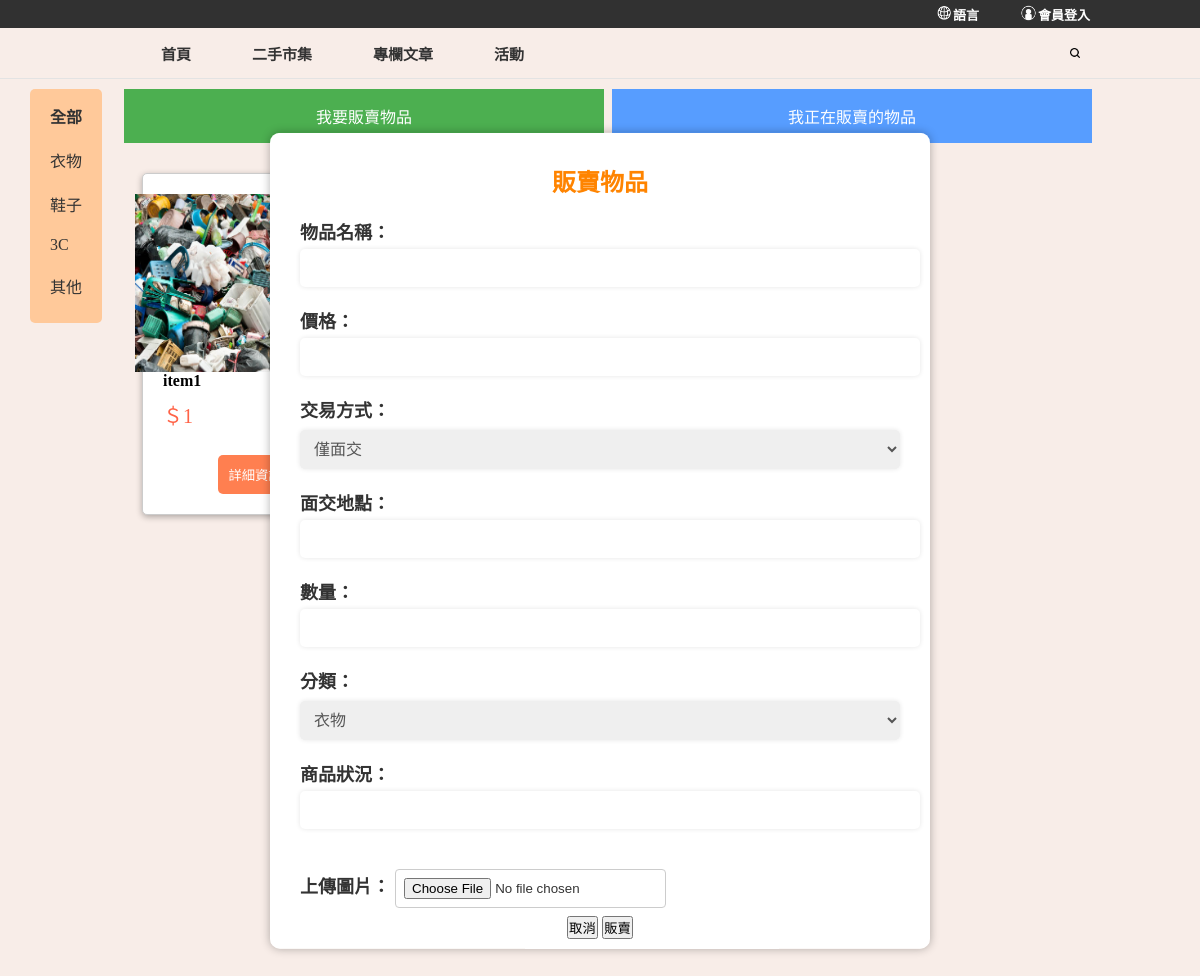
The page /posts/sell/ on the database as committed earlier.
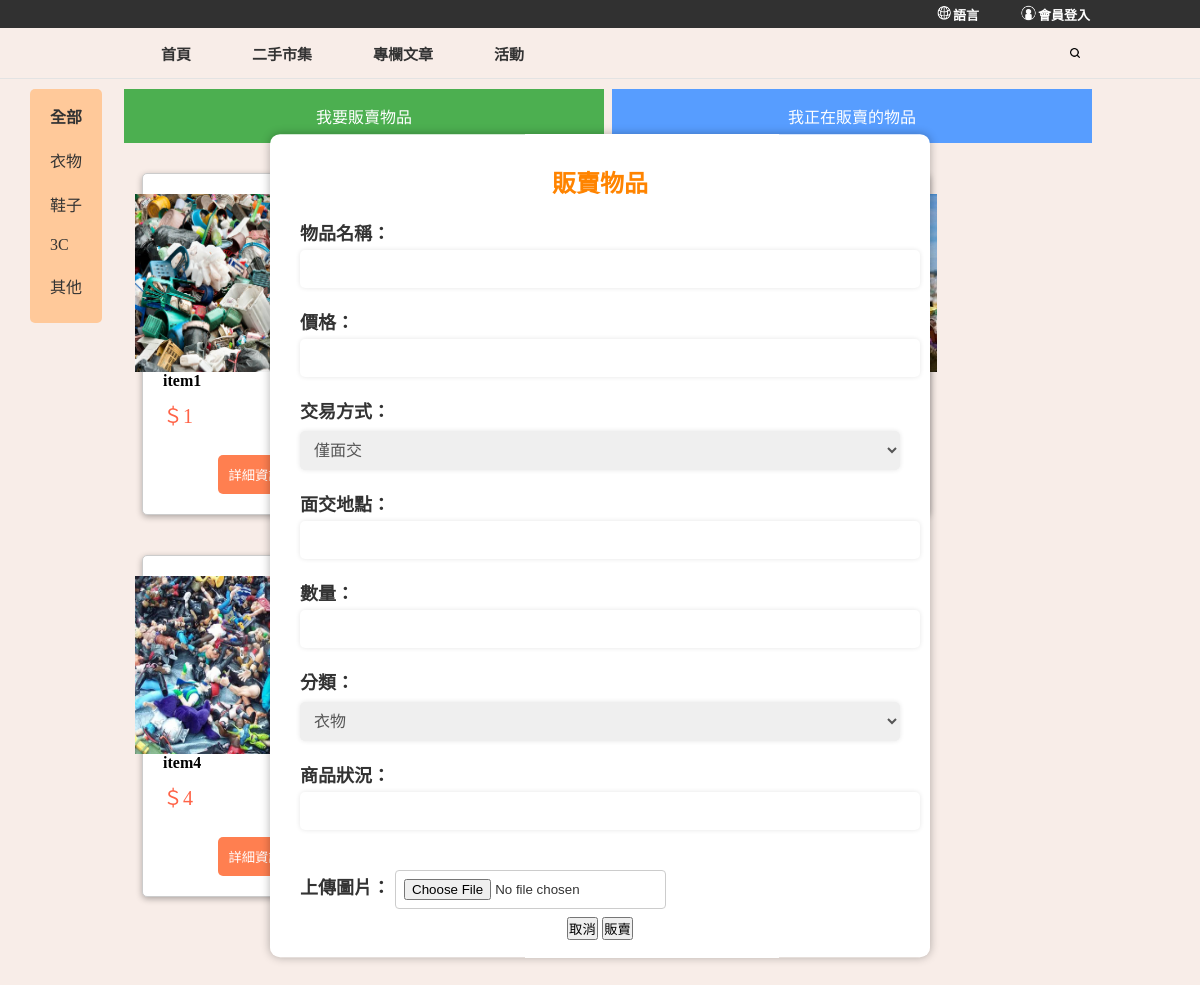
The same page on the database as committed later.
### posts/models.py (models this page shows)
class Item(models.Model):
    item_id = models.AutoField(auto_created=True, primary_key=True)
    username = models.CharField(max_length=100, default='visitor')
    name = models.CharField(max_length=100)
    price = models.IntegerField()
    transaction_type = models.CharField(max_length=20)
    transaction_location = models.CharField(max_length=100, blank=True)
    quantity = models.IntegerField()
    category = models.CharField(max_length=20)
    condition = models.CharField(max_length=200)
    image = models.ImageField(upload_to='images/')

### posts/views.py (the view, shortened to what this page needs)
# urls.py: path('sell/', views.add_item, name='add_item'),
def add_item(request, category=None):
    if category:
        items = Item.objects.filter(category=category)
    else:
        items = Item.objects.all()
    return render(request, 'sell_item.html', {'items': items})

### posts/templates/sell_item.html (shortened to what this page needs)
{% load static %}
<!DOCTYPE html>
<html lang="zh-TW">
<head>
  <link rel="stylesheet" href="{% static 'style.css' %}?v=3">
  <link rel="stylesheet" href="{% static 'navbar.css' %}?v=3">
</head>
<body>
	<div class="top-bar-container">
		<div class="top-bar-menu container">
			<a href="#">
				<img src="{% static './images/language.png' %}" alt="">
				<div>語言</div>
			</a>
			<a href="http://127.0.0.1:8000/">
				<img src="{% static './images/person.png' %}" alt="">
				<div>會員登入</div>
			</a>
		</div>
	</div>
	<div class="nav-bar-container">
		<div class="nav-bar-menu container">
			<div class="menu">
				<ul>
					<li class="menu-item"><a href="#">首頁</a></li>
					<li class="menu-item"><a href="#">二手市集</a></li>
					<li class="menu-item"><a href="#article">專欄文章</a></li>
					<li class="menu-item"><a href="#campaign">活動</a></li>
				</ul>
			</div>
			<div class="top-search">
				<a><img id="top-search-btn" src="{% static './images/search.png' %}" alt=""></a>
			</div>
		</div>
	</div>
    <button id="sell-button">我要販賣物品</button>
    <button id="my-item-button">我正在販賣的物品</button>
    <div id="sell-form">
        <h2>販賣物品</h2>
        <form method="post" action="{% url 'add_item' %}" enctype="multipart/form-data">
            <label>物品名稱：
                <input type="text" id="item-name" name="name" required>
            </label>
            <label>價格：
                <input type="number" id="item-price" name="price" required>
            </label>
            <label>交易方式：</label>
            <select id="item-transaction" name="transaction_type">
                <option value="僅面交">僅面交</option>
            </select>
            <label>面交地點：
                <input type="text" id="item-location" name="transaction_location">
            </label>
            <label>數量：
                <input type="number" id="item-quantity" name="quantity" required>
            </label>
            <label>分類：</label>
            <select id="item-category" name="category">
                <option value="衣物">衣物</option>
            </select>
            <label>商品狀況：
                <input type="text" id="item-condition" name="condition" required>
            </label>
            <label>上傳圖片：
                <input type="file" id="item-image" accept="image/*" name="image" required>
            </label>
            <div>
            <button type="button" id="cancel-button">取消</button>
            <button type="submit" id="sell-submit-button" value="Post">販賣</button>
            </div>
        </form>
    </div>
    <div class="categories">
        <ul>
            <li class="{% if not category %}active{% endif %}">
                <a href="{% url 'item_list' %}" onclick="location.href=this.href;">全部</a>
            </li>
            <li class="{% if category == '衣物' %}active{% endif %}">
                <a href="{% url 'item_list_by_category' '衣物' %}" onclick="location.href=this.href;">衣物</a>
            </li>
            <li class="{% if category == '鞋子' %}active{% endif %}">
                <a href="{% url 'item_list_by_category' '鞋子' %}" onclick="location.href=this.href;">鞋子</a>
            </li>
            <li class="{% if category == '3C' %}active{% endif %}">
                <a href="{% url 'item_list_by_category' '3C' %}" onclick="location.href=this.href;">3C</a>
            </li>
            <li class="{% if category == '其他' %}active{% endif %}">
                <a href="{% url 'item_list_by_category' '其他' %}" onclick="location.href=this.href;">其他</a>
            </li>
        </ul>
    </div>
    <div id="item-container">
        {% for item in items %}
            <div class="newItem">
                <div class="item-image-container">
                    <img src="{{ item.image.url }}" alt="{{ item.name }}"></img>
                </div>
                <div class="item-text-container">
                    <h3>{{ item.name }}</h3>
                    <p>＄{{ item.price }}</p>
                </div>
                <div class="button-container">
                    <button class="item-details-button" data-item-id="{{ item.item_id }}">詳細資訊</button>
                </div>
            </div>
        {% endfor %}
    </div>
</body>
</html>

Rows that differ between the two databases and show on the page:
added Item: image (picture), name "item4", price "4"
